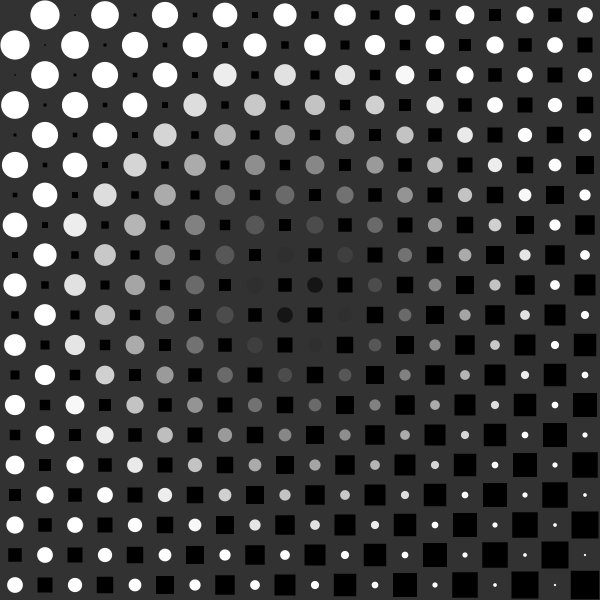
Frame 1 (no input)
Frame 60 (the mouse pressed at the canvas centre just before this capture): identical to frame 1, image omitted
Frame 120 (the mouse held since frame 60 and released just before this capture): identical to frame 1, image omitted

The Processing sketch that drew this single still picture (run headless with seeded random() and noise(); from frame 60 on, the mouse is pressed at the canvas centre):

// Processing sketch: ej11b_for_grilla_dist_map
// ── ej11b_for_grilla_dist_map.pde

// fila de rectangulos

int t, m;
boolean debug = false;

void setup() {
  size( 600, 600 );
  textSize( 20 );
  noStroke();
  rectMode( CENTER );

  m = 20 ;  // cantidad de cuadrados a dibujar
  t = width / m ;  //tamaño de cada cuadrado  // 60
}

void draw() {
  background( 50 );

  for ( int i = 0; i < m; i++ ) {
    for ( int j = 0; j < m; j++ ) {
      //modificacion de tamanio
      float t2 = map( (i+j), 0, (m*2), 0, t );
      float distAlCentro = dist( i*t + t/2, j*t + t/2, width/2, height/2 );
      
      if ( (i+j)%2 == 0 ) {  //modulo% devuelve el resta de una división: 0 par, 1 impar
      //if ( i > j ) {  //diagonal descendente
      //if ( i == j ) {  //diagonal descendente sola
      //if ( i != j ) {  //todo menos la diagonal descendente sola
        fill( 0 );
        rect( i*t + t/2, j*t + t/2, t2, t2 );
      } else {
        fill( distAlCentro );
        ellipse( i*t + t/2, j*t + t/2, t-t2, t-t2 );
      }
      
      //modo debug
      if( debug ){
        fill( 200, 0, 0 );
        text( i + " / " + j, i*t+t/4, j*t+t/2 );
      }
    }
  }
  
}

void mouseMoved() {
  //m = round( mouseX/10 ) + 1;
  //t = width / m ;
}

void keyPressed(){
  if( key == ' ' )
    debug = !debug;  //si es true sea false, y si es false sea true
}
